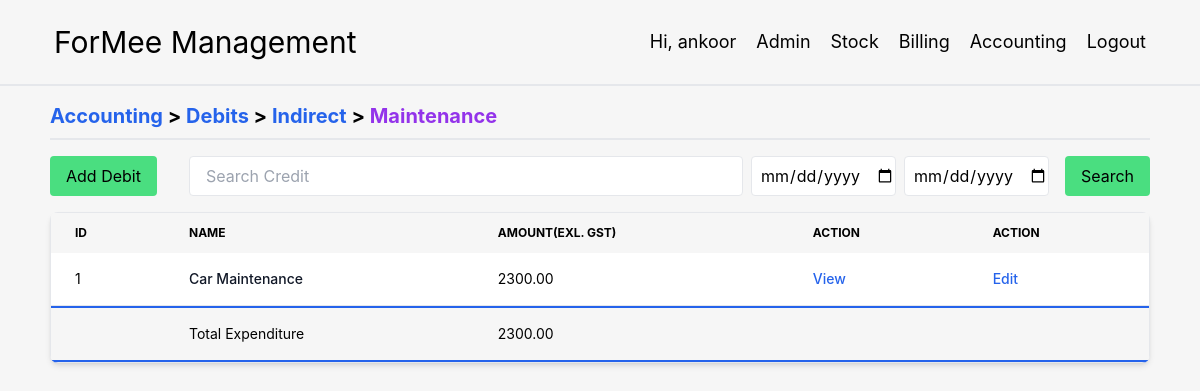
/accounting/de/indirect/4/debit/ (signed in), run on an earlier commit of the app's database.
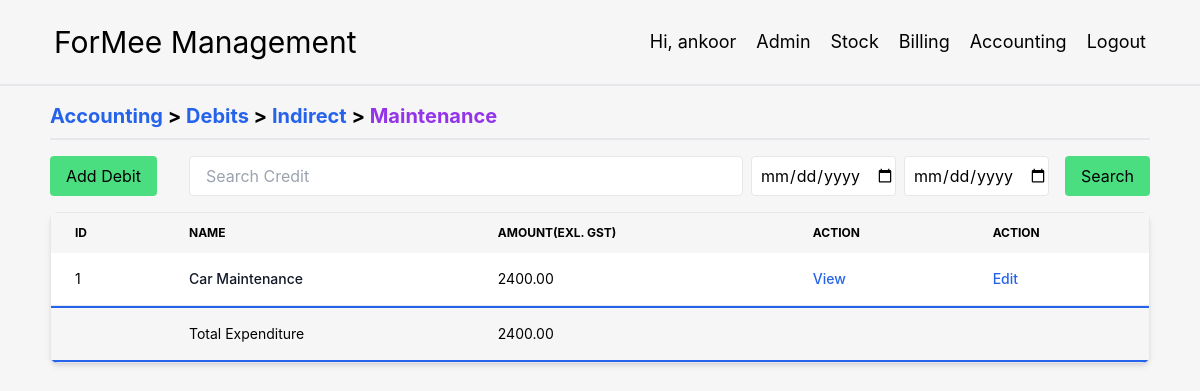
And on a later commit of the database.
### Accounting/models.py (models this page shows, shortened)
class Debit(models.Model):
    name = models.CharField(max_length=100)
    amount = models.FloatField(default=0)
    reason = models.TextField(blank=True, null=True)
    debit_type = models.ForeignKey(DebitType, on_delete=models.CASCADE, null=True)

### Accounting/views.py (the view)
# urls.py: path('accounting/de/<str:debit_type>/<int:debit_type_id>/debit/', views.debits_by_type_view),
@login_required
def debits_by_type_view(request, debit_type, debit_type_id):
    debit_type = DebitType.objects.get(type=debit_type, id=debit_type_id)
    debits = Debit.objects.filter(debit_type=debit_type)
    start_date = request.GET.get('start_date')
    end_date = request.GET.get('end_date')
    if start_date and end_date:
        start_datetime = datetime.strptime(start_date, '%Y-%m-%d')
        end_datetime = datetime.strptime(end_date, '%Y-%m-%d')
        debits = debits.filter(subdebit__date__range=(start_datetime.date(), end_datetime.date()))
    debit_name = request.GET.get('debit_name')
    if debit_name:
        debits = debits.filter(Q(name__icontains=debit_name) | Q(subdebit__name__icontains=debit_name))
    debits = debits.annotate(
        sub_debit_sum=Sum('subdebit__sub_amount', output_field=DecimalField())
    )
    debits = debits.annotate(
        sub_debit_sub_amount_sum=Sum('subdebit__sub_amount', output_field=DecimalField())
    )
    grand_total_sum_of_sub_amount = 0
    grand_total_sum_of_amount = debits.aggregate(total_sum=Sum('sub_debit_sum'))['total_sum'] or 0
    if debits.filter(subdebit__cgst=True).exists() or debits.filter(subdebit__sgst=True).exists():
        grand_total_sum_of_sub_amount = debits.aggregate(total_sum=Sum('sub_debit_sub_amount_sum'))['total_sum'] or 0
    else:
        None
    context = {
        'debit_type': debit_type,
        'debits': debits,
        'grand_total_sum': grand_total_sum_of_amount,
        'grand_total_sum_sub_amount': grand_total_sum_of_sub_amount,
    }
    return render(request, 'debits_by_type.html', context=context)

### Accounting/models.py (called while the page is built)
    def __str__(self):
        return self.name

### Accounting/templates/debits_by_type.html (shortened to what this page needs)
{% extends 'base.html' %}
{% load template_filters %}
{% block body %}
<div class="flex w-11/12 m-auto gap-8 mt-4 border-b-2 mb-4">
    <div class="text-xl font-bold pb-2">
        <a href="/accounting/" class="text-blue-600 hover:underline">Accounting</a> >
        <a href="/accounting/de/" class="text-blue-600 hover:underline">Debits</a> >
        <a href="/accounting/de/{{ debit_type.type }}/" class="text-blue-600 hover:underline">{{ debit_type.type|title }}</a> >
        <a href="/accounting/de/{{ debit_type.type }}/{{ debit_type.pk }}/debit/" class="text-purple-600 hover:underline">{{ debit_type }}</a>
    </div>
</div>
<div class="flex justify-between mx-auto w-11/12">
    <div>
        <a href="add_debit/">
            <button class="px-4 py-2 bg-green-400 rounded whitespace-nowrap">Add Debit</button>
        </a>
    </div>
    <div class="flex-grow ml-8 flex-0">
        <form action="" class="flex">
            <input type="text" class="w-full h-10 border rounded px-4" name="credit_search"
                   placeholder="Search Credit">
            <div class="w-1/6 ml-2">
                <input type="date" id="start_date" name="start_date" class="h-10 border indent-1 rounded">
            </div>
            <div class="w-1/6 mx-2">
                <input type="date" id="end_date" name="end_date" class="h-10 border indent-1 rounded">
            </div>
            <button type="submit" class="ml-2 px-4 py-2 bg-green-400 rounded">Search</button>
        </form>
    </div>
</div>
<div class="w-11/12 m-auto flex justify-between gap-8 mb-16">
    <div class="relative overflow-x-auto shadow-md sm:rounded-lg w-full mt-4">
        <table class="w-full text-sm text-left border">
            <thead class="text-xs uppercase">
            <tr>
                <th scope="col" class="px-6 py-3">
                    Id
                </th>
                <th scope="col" class="px-6 py-3">
                    Name
                </th>
                <th scope="col" class="px-6 py-3">
                    Amount(exl. gst)
                </th>
                <th scope="col" class="px-6 py-3">
                    Action
                </th>
                <th scope="col" class="px-6 py-3">
                    Action
                </th>
            </tr>
            </thead>
            <tbody>
            {% for debit in debits %}
            <tr class="bg-white border-b">
                <td class="px-6 py-4">
                    {{ forloop.counter }}
                </td>
                <th class="px-6 py-4 font-medium text-gray-900 whitespace-wrap">
                    {{ debit.name }}
                </th>
                <td class="px-6 py-4">
                    {{ debit.sub_debit_sum|floatformat:2 }}
                </td>
                <td class="px-6 py-4">
                    {% if request.GET.start_date and request.GET.end_date %}
                    <a href="{{ debit.pk }}/?start_date={{ request.GET.start_date }}&end_date={{ request.GET.end_date }}"
                       class="font-medium text-blue-600 hover:underline">View</a>
                    {% else %}
                    <a href="{{ debit.pk }}/" class="font-medium text-blue-600 hover:underline">View</a>
                    {% endif %}
                </td>
                <td class="px-6 py-4">
                    <a href="{{ debit.pk }}/edit/" class="font-medium text-blue-600 hover:underline">Edit</a>
                </td>
            </tr>
            {% endfor %}
            <tr class="bg-blue-600">
                <td colspan="5"></td>
            </tr>
            <tr>
                <td class="px-6 py-4" colspan="1"></td>
                <td class="px-6 py-4">Total Expenditure</td>
                <td class="px-6 py-4">
                    {{ grand_total_sum|floatformat:2 }}
                </td>
                <td class="px-6 py-4" colspan="1"></td>
            </tr>
            <tr class="bg-blue-600">
                <td colspan="5"></td>
            </tr>
            </tbody>
        </table>
    </div>
</div>
{% endblock %}

What changed in the data, as far as the page shows it:
changed Debit "Car Maintenance": sub_debit_sum "2300.00" → "2400.00"
Also different on the page:
{{ grand_total_sum|floatformat:2 }}: "2300.00" → "2400.00"
